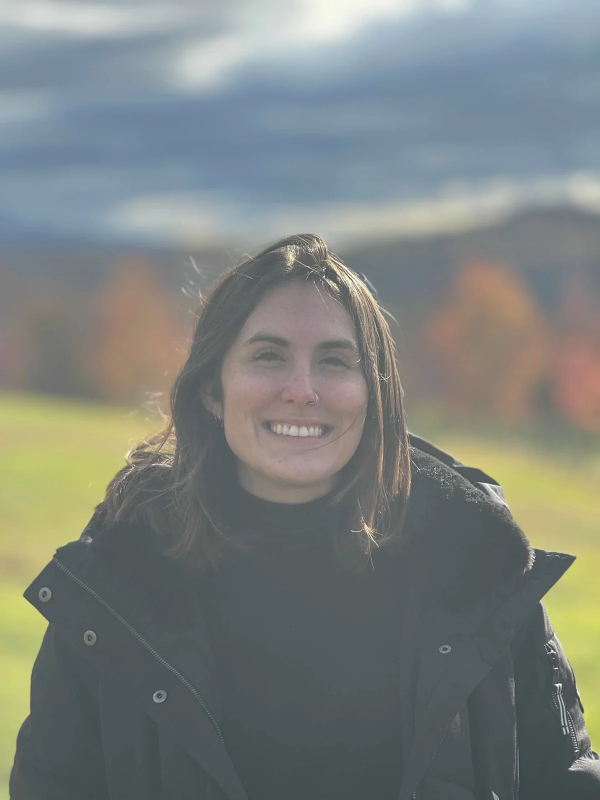
#> input picture me.png, 1200 x 1600 px (shown at 1/2 size)
$ python generate.py
#> lines starting #> are read from the running program, lines starting #| are printed output that depends on the picture
#!/usr/bin/env python3
"""Generate neofetch-style GitHub profile SVGs from me.png + editable fields below."""

from pathlib import Path
from xml.sax.saxutils import escape

from PIL import Image, ImageEnhance, ImageFilter, ImageOps

ROOT = Path(__file__).resolve().parent

# --- Edit these ---
FIELDS = {
    "user": "mandy@hartman",
    "os": "macOS, iOS",
    "uptime": "XX years, XX months, XX days",
    "host": "Shift AI",
    "kernel": "AI Engineer",
    "ide": "Cursor, VS Code",
    "lang_prog": "TypeScript, Python, JavaScript",
    "lang_comp": "HTML, CSS, JSON, YAML, Markdown",
    "lang_real": "English",
    "hob_soft": "Building apps, Prompt engineering",
    "hob_hard": "Coffee gear, Desk setups",
    "email": "you@example.com",
    "website": "virtu-studios.com",
    "linkedin": "hartmandy",
    "discord": "your-discord",
    "repos": "59",
    "contrib": "XX",
    "stars": "XX",
    "commits": "X,XXX",
    "followers": "50",
    "loc": "XXX,XXX",
    "loc_add": "XXX,XXX",
    "loc_del": "XX,XXX",
}

# Face crop as fractions of (left, top, right, bottom)
CROP = (0.22, 0.00, 0.78, 0.55)
COLS, ROWS = 42, 25
CHARS = " .'`^\",:;Il!i><~+_-?][}{1)(|\\/tfjrxnuvczXYUJCLQ0OZmwqpdbkhao*#MW&8%B@$"


def to_ascii(image_path: Path) -> list[str]:
    img = Image.open(image_path).convert("L")
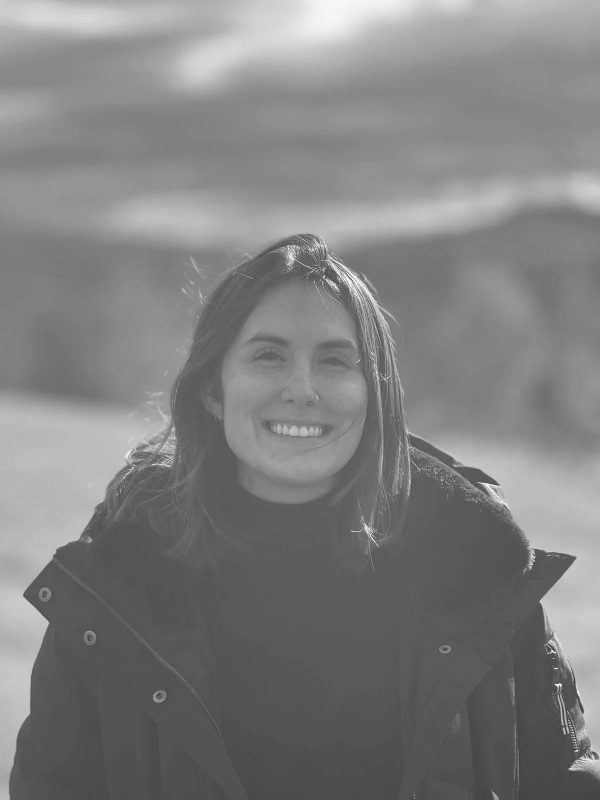
#> img: PIL image 1200x1600 L (shown at 1/2 size); min 45, max 255, mean 127.7
    w, h = img.size
#> w = 1200; h = 1600
    left, top, right, bottom = (int(w * CROP[0]), int(h * CROP[1]), int(w * CROP[2]), int(h * CROP[3]))
#> left = 264; top = 0; right = 936; bottom = 880
    face = img.crop((left, top, right, bottom))
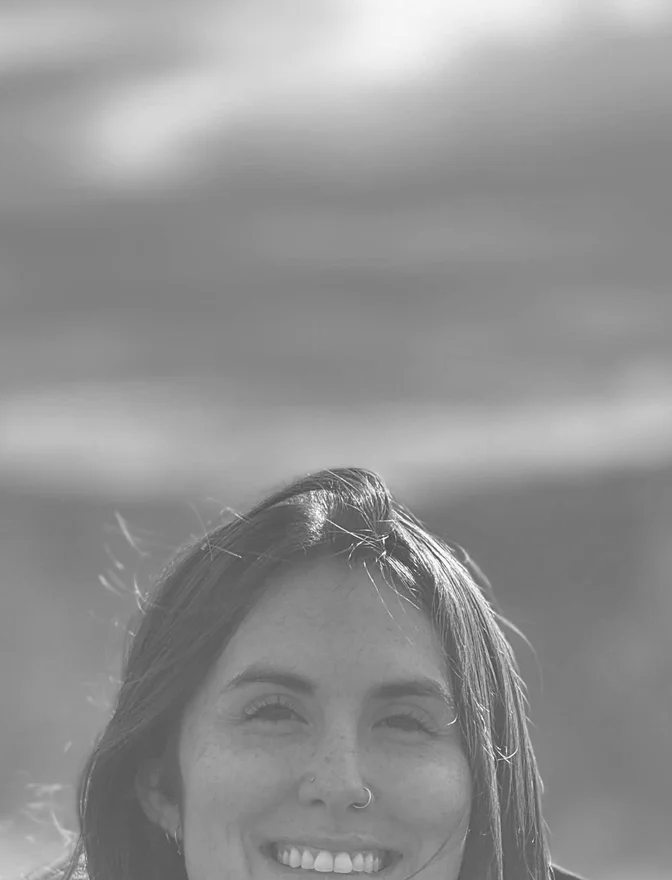
#> face: PIL image 672x880 L; min 55, max 255, mean 146.5
    face = ImageOps.autocontrast(face, cutoff=2)
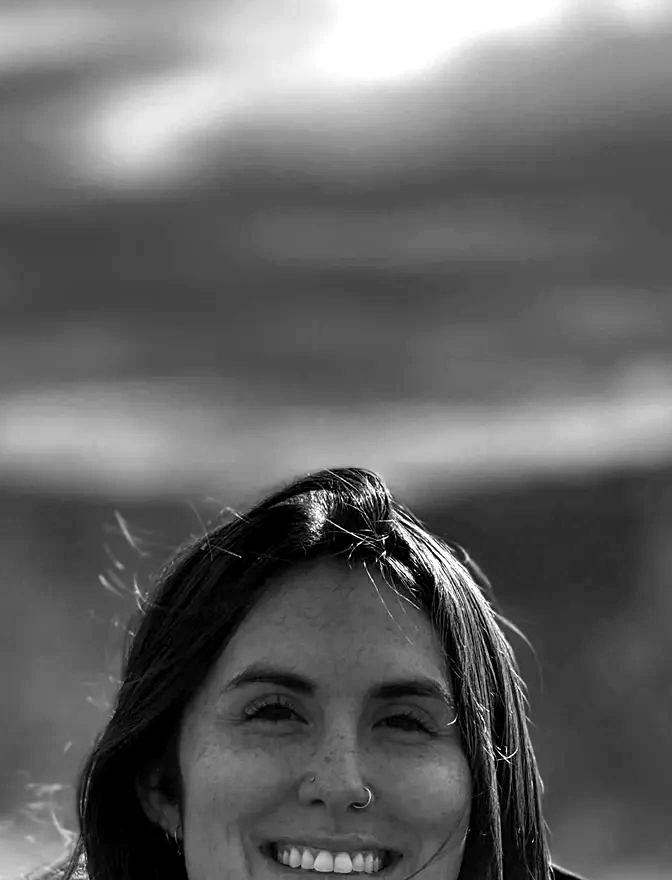
#> face: PIL image 672x880 L; min 0, max 255, mean 101.3
    face = ImageEnhance.Contrast(face).enhance(1.55)
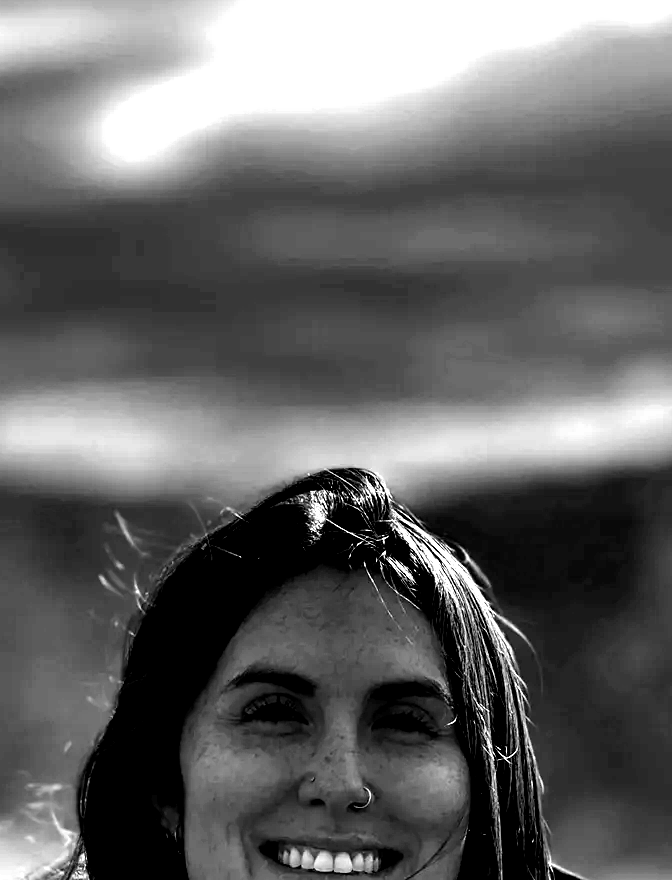
#> face: PIL image 672x880 L; min 0, max 255, mean 101.2
    face = ImageEnhance.Brightness(face).enhance(1.05)
    face = face.filter(ImageFilter.SHARPEN)
    face = face.resize((COLS, ROWS), Image.Resampling.LANCZOS)
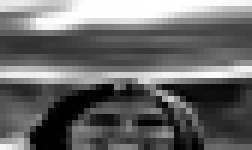
#> face: PIL image 42x25 L (shown 6 times larger); min 0, max 255, mean 105.2

#> (the run stopped early here; a loop or call above may not have finished)
